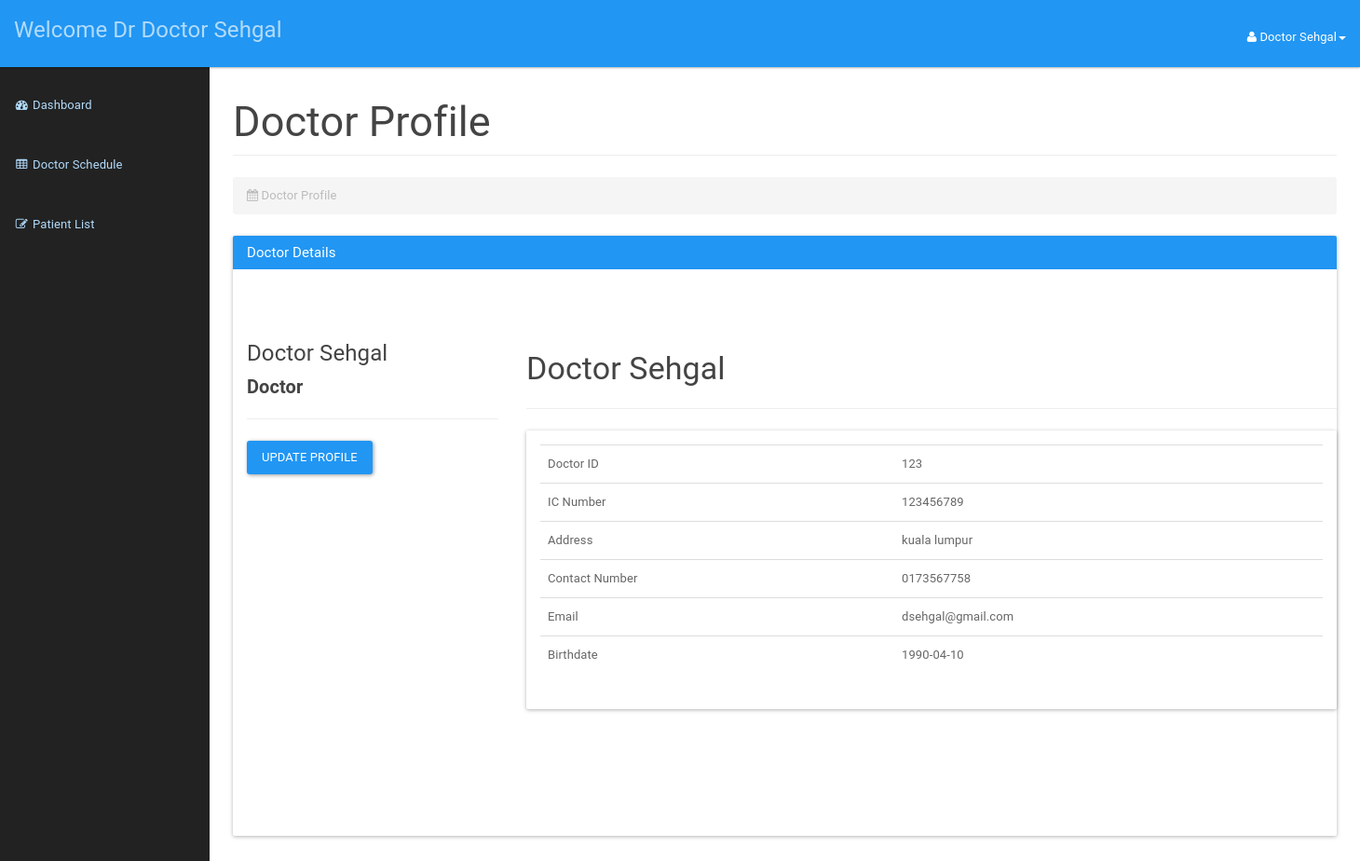
/doctor/doctorprofile.php (signed in), run on the app's committed database.
### tables this page shows
CREATE TABLE `doctor` (
  `icDoctor` bigint(12) NOT NULL,
  `password` varchar(20) NOT NULL,
  `doctorId` int(3) NOT NULL,
  `doctorFirstName` varchar(50) NOT NULL,
  `doctorLastName` varchar(50) NOT NULL,
  `doctorAddress` varchar(100) NOT NULL,
  `doctorPhone` varchar(15) NOT NULL,
  `doctorEmail` varchar(20) NOT NULL,
  `doctorDOB` date NOT NULL
);

### doctor/doctorprofile.php (the view, shortened to what this page needs)
<?php
include_once '../assets/conn/dbconnect.php';
$usersession = $_SESSION['doctorSession'];
$res=mysqli_query($con,"SELECT * FROM doctor WHERE doctorId=".$usersession);
$userRow=mysqli_fetch_array($res,MYSQLI_ASSOC);
?>
<!DOCTYPE html>
<html lang="en">
    <head>
        <link href="assets/css/material.css" rel="stylesheet">
        <link href="assets/css/sb-admin.css" rel="stylesheet">
        <link href="assets/css/time/bootstrap-clockpicker.css" rel="stylesheet">
        <link href="assets/css/style.css" rel="stylesheet">
        <link href="assets/font-awesome/css/font-awesome.css" rel="stylesheet">
    </head>
    <body>
        <div id="wrapper">
            <nav class="navbar navbar-inverse navbar-fixed-top" role="navigation">
                <div class="navbar-header">
                    <a class="navbar-brand" href="doctordashboard.php">Welcome Dr <?php echo $userRow['doctorFirstName'];?> <?php echo $userRow['doctorLastName'];?></a>
                </div>
                <ul class="nav navbar-right top-nav">
                    <li class="dropdown">
                        <a href="#" class="dropdown-toggle" data-toggle="dropdown"><i class="fa fa-user"></i> <?php echo $userRow['doctorFirstName']; ?> <?php echo $userRow['doctorLastName']; ?><b class="caret"></b></a>
                    </li>
                </ul>
                <div class="collapse navbar-collapse navbar-ex1-collapse">
                    <ul class="nav navbar-nav side-nav">
                         <li>
                            <a href="doctordashboard.php"><i class="fa fa-fw fa-dashboard"></i> Dashboard</a>
                        </li>
                        <li>
                            <a href="addschedule.php"><i class="fa fa-fw fa-table"></i> Doctor Schedule</a>
                        </li>
                        <li>
                            <a href="patientlist.php"><i class="fa fa-fw fa-edit"></i> Patient List</a>
                        </li>
                    </ul>
                </div>
            </nav>
            <div id="page-wrapper">
                <div class="container-fluid">
                    <div class="row">
                        <div class="col-lg-12">
                            <h2 class="page-header">
                            Doctor Profile
                            </h2>
                            <ol class="breadcrumb">
                                <li class="active">
                                    <i class="fa fa-calendar"></i> Doctor Profile
                                </li>
                            </ol>
                        </div>
                    </div>
                    <div class="panel panel-primary">
                        <div class="panel-heading">
                            <h3 class="panel-title">Doctor Details</h3>
                        </div>
                        <div class="panel-body">
                          <div class="container">
            <section style="padding-bottom: 50px; padding-top: 50px;">
                <div class="row">
                    <div class="row">
                        <div class="col-md-3 col-sm-3">
                            <div class="user-wrapper">
                                <div class="description">
                                    <h4><?php echo $userRow['doctorFirstName']; ?> <?php echo $userRow['doctorLastName']; ?></h4>
                                    <h5> <strong> Doctor </strong></h5>
                                    <hr />
                                    <button type="button" class="btn btn-primary" data-toggle="modal" data-target="#myModal">Update Profile</button>
                                </div>
                            </div>
                        </div>
                        <div class="col-md-9 col-sm-9  user-wrapper">
                            <div class="description">
                                <h3> <?php echo $userRow['doctorFirstName']; ?> <?php echo $userRow['doctorLastName']; ?> </h3>
                                <hr />
                                <div class="panel panel-default">
                                    <div class="panel-body">
                                        <table class="table table-user-information" align="center">
                                            <tbody>
                                                <tr>
                                                    <td>Doctor ID</td>
                                                    <td><?php echo $userRow['doctorId']; ?></td>
                                                </tr>
                                                <tr>
                                                    <td>IC Number</td>
                                                    <td><?php echo $userRow['icDoctor']; ?></td>
                                                </tr>
                                                <tr>
                                                    <td>Address</td>
                                                    <td><?php echo $userRow['doctorAddress']; ?></td>
                                                </tr>
                                                <tr>
                                                    <td>Contact Number</td>
                                                    <td><?php echo $userRow['doctorPhone']; ?>
                                                    </td>
                                                </tr>
                                                <tr>
                                                    <td>Email</td>
                                                    <td><?php echo $userRow['doctorEmail']; ?>
                                                    </td>
                                                </tr>
                                                <tr>
                                                    <td>Birthdate</td>
                                                    <td><?php echo $userRow['doctorDOB']; ?>
                                                    </td>
                                                </tr>
                                            </tbody>
                                        </table>
                                    </div>
                                </div>
                            </div>
                        </div>
                    </div>
                    <div class="col-md-4">
                            <br /><br/>
                        </div>
                    </div>
                        </div>
                    </div>
                </div>
            </div>
    </body>
</html>

### doctor/assets/css/sb-admin.css (style rules this page uses)
body { margin-top: 100px; background-color: #222; }
@media (min-width:768px) { body { margin-top: 50px; } }
#wrapper { padding-left: 0; }
#page-wrapper { min-height: 900px !important; width: 100%; padding: 0; background-color: #fff; }
@media (min-width:768px) { #wrapper { padding-left: 225px; } }
@media (min-width:768px) { #page-wrapper { padding: 10px; } }
.top-nav { padding: 0 15px; }
.top-nav>li { display: inline-block; float: left; }
.top-nav>li>a { padding-top: 17px; padding-bottom: 10px; line-height: 45px; color: white; }
@media (min-width:768px) { .side-nav { position: fixed; top: 80px; left: 225px; width: 225px; margin-left: -225px; border: none; border-radius: 0; overflow-y: auto; background-color: #222; bottom: 0; overflow-x: hidden; padding-bottom: 40px; } }
@media (min-width:768px) { .side-nav>li>a { width: 225px; } }

### data on the page
doctor: doctorFirstName "Doctor", doctorLastName "Sehgal", doctorId "123", icDoctor "123456789", doctorAddress "kuala lumpur", doctorPhone "0173567758", doctorEmail "dsehgal@gmail.com", doctorDOB "1990-04-10"
